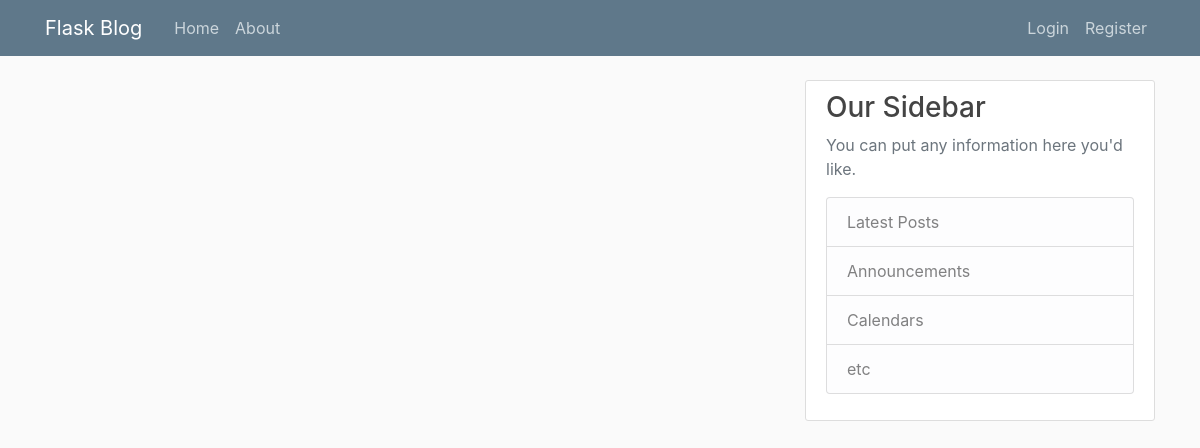
Page /home on the earlier database version.
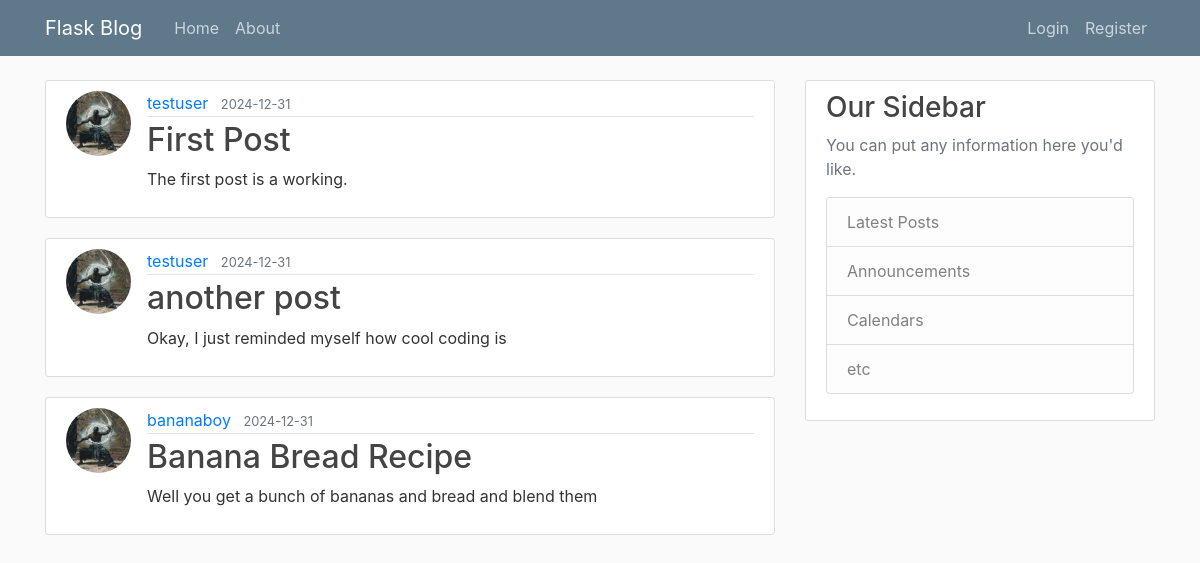
Same page on the later database version.
### flaskblog/models.py (models this page shows, shortened)
class Post(db.Model):
    id = db.Column(db.Integer, primary_key=True)
    title = db.Column(db.String(100), nullable=False)
    date_posted = db.Column(db.DateTime, nullable=False, default=datetime.utcnow())
    content = db.Column(db.Text, nullable=False)
    user_id = db.Column(db.Integer, db.ForeignKey('user.id'), nullable=False)

class User(db.Model, UserMixin):
    id = db.Column(db.Integer, primary_key=True)
    username = db.Column(db.String(20), unique=True, nullable=False, )
    email = db.Column(db.String(120), unique=True, nullable=False, )
    image_file = db.Column(db.String(20), nullable=False, default='default.jpg')
    password = db.Column(db.String(60), nullable=False, )
    post = db.relationship('Post', backref='author', lazy=True)

### flaskblog/routes.py (the view)
@app.route('/')
@app.route('/home')
def home():
    posts = Post.query.all()
    return render_template('home.html', posts=posts)

### flaskblog/templates/home.html
{% extends "layout.html" %}
{% block content %}
    {% for post in posts %}
        <article class="media content-section">
        <img class=" rounded-circle article-img" src="{{url_for('static',filename='profile_pics/' + post.author.image_file)}}">
          <div class="media-body">
            <div class="article-metadata">
              <a class="mr-2" href="#">{{ post.author.username }}</a>
              <small class="text-muted">{{ post.date_posted.strftime('%Y-%m-%d') }}</small>
            </div>
            <h2><a class="article-title" href="{{ url_for('post', post_id=post.id) }}">{{ post.title }}</a></h2>
            <p class="article-content">{{ post.content }}</p>
          </div>
        </article>
    {% endfor %}
{% endblock content %}

### flaskblog/templates/layout.html (shortened to what this page needs)
<!DOCTYPE html>
<html>
<head>
    <link rel="stylesheet" href="https://maxcdn.bootstrapcdn.com/bootstrap/4.0.0/css/bootstrap.min.css">
    <link rel="stylesheet" type="text/css" href="{{ url_for('static', filename='main.css') }}">
</head>
<body>
    <header class="site-header">
      <nav class="navbar navbar-expand-md navbar-dark bg-steel fixed-top">
        <div class="container">
          <a class="navbar-brand mr-4" href="/">Flask Blog</a>
          <div class="collapse navbar-collapse" id="navbarToggle">
            <div class="navbar-nav mr-auto">
              <a class="nav-item nav-link" href="/">Home</a>
              <a class="nav-item nav-link" href="/about">About</a>
            </div>
            <div class="navbar-nav">
               {% if current_user.is_authenticated %}
                 <a class="nav-item nav-link" href="{{ url_for('new_post') }}">New Post</a>
                <a class="nav-item nav-link" href="{{ url_for('account') }}">Account</a>
                <a class="nav-item nav-link" href="{{ url_for('logout') }}">Logout</a>
              {% else %}
                <a class="nav-item nav-link" href="{{ url_for('login') }}">Login</a>
                <a class="nav-item nav-link" href="{{ url_for('register') }}">Register</a>
              {% endif %}
            </div>
          </div>
        </div>
      </nav>
    </header>
    <main role="main" class="container">
      <div class="row">
        <div class="col-md-8">
          {% block content %} {% endblock %}
        </div>
        <div class="col-md-4">
          <div class="content-section">
            <h3>Our Sidebar</h3>
            <p class='text-muted'>You can put any information here you'd like.
              <ul class="list-group">
                <li class="list-group-item list-group-item-light">Latest Posts</li>
                <li class="list-group-item list-group-item-light">Announcements</li>
                <li class="list-group-item list-group-item-light">Calendars</li>
                <li class="list-group-item list-group-item-light">etc</li>
              </ul>
            </p>
          </div>
        </div>
      </div>
    </main>
</body>
</html>

### flaskblog/static/main.css (style rules this page uses)
body { background: #fafafa; color: #333333; margin-top: 5rem; }
h1, h2, h3, h4, h5, h6 { color: #444444; }
.bg-steel { background-color: #5f788a; }
.site-header .navbar-nav .nav-link { color: #cbd5db; }
.content-section { background: #ffffff; padding: 10px 20px; border: 1px solid #dddddd; border-radius: 3px; margin-bottom: 20px; }
.article-title { color: #444444; }
.article-content { white-space: pre-line; }
.article-img { height: 65px; width: 65px; margin-right: 16px; }
.article-metadata { padding-bottom: 1px; margin-bottom: 4px; border-bottom: 1px solid #e3e3e3 }

Differences in the rows shown:
added Post: image_file (placeholder picture), author.username "testuser", date_posted "2024-12-31", title "First Post", content "The first post is a working."
added Post: image_file (placeholder picture), author.username "testuser", date_posted "2024-12-31", title "another post", content "Okay, I just reminded myself how cool coding is"
added Post: image_file (placeholder picture), author.username "bananaboy", date_posted "2024-12-31", title "Banana Bread Recipe", content "Well you get a bunch of bananas and bread and blend them"
